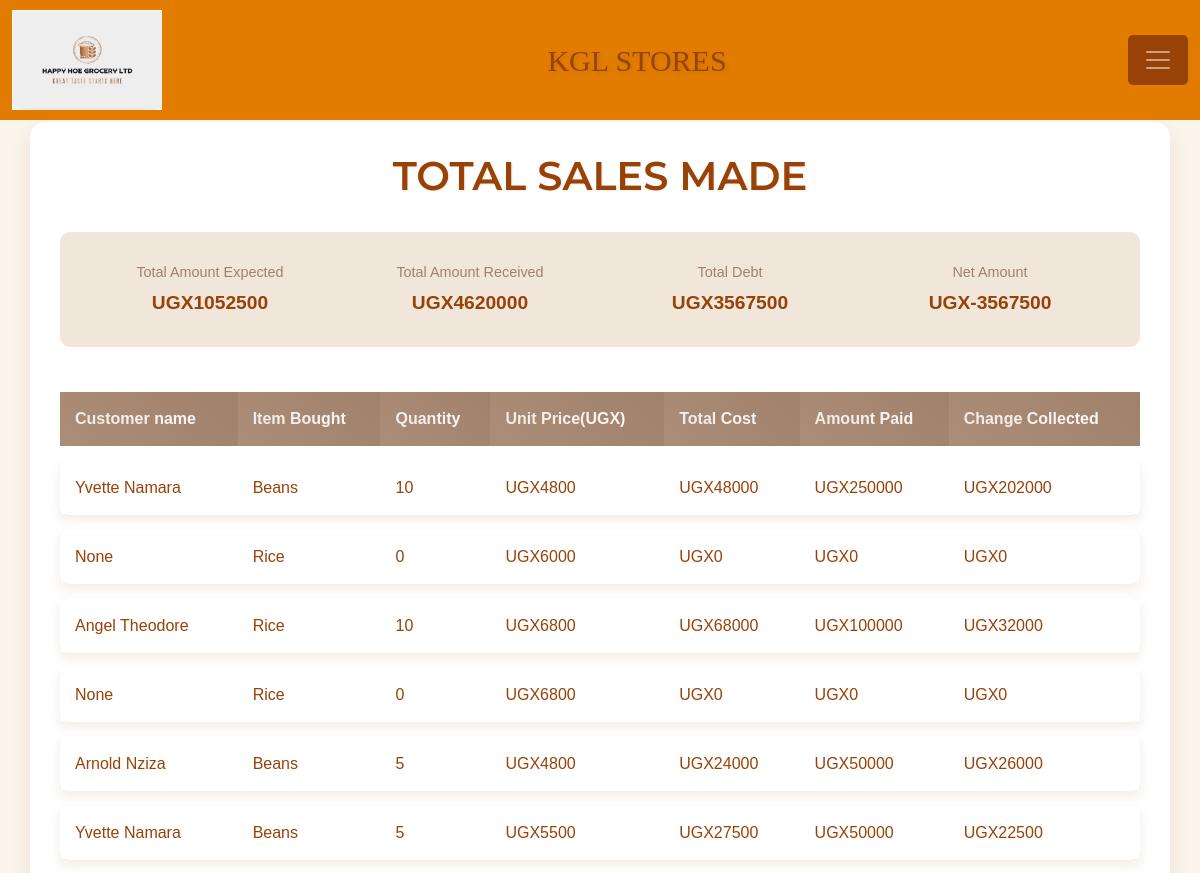
/all_sales/ (upper part), run on an earlier commit of the app's database.
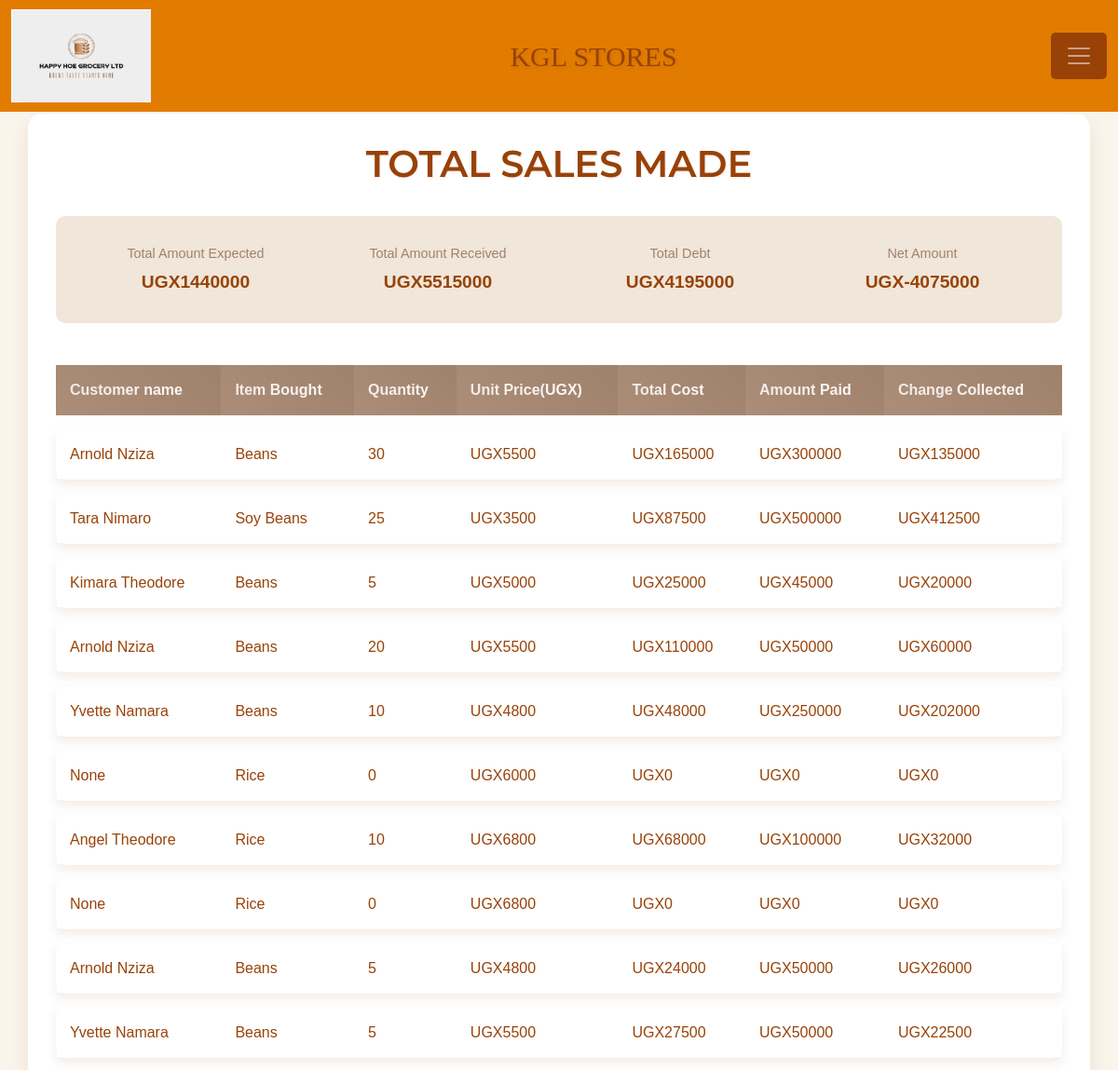
And on a later commit of the database.
### Grocery_app/models.py (models this page shows, shortened)
class Sale(models.Model):
    item = models.ForeignKey(Stockx,on_delete=models.CASCADE)
    quantity = models.IntegerField(default=0, null=False, blank=False)
    amount_received = models.IntegerField(default=0, null=False, blank=False)
    issued_to = models.CharField(max_length=50, null=True, blank=True)
    unit_price = models.IntegerField(default=0, null=True, blank=True)
    date_sold = models.DateTimeField(auto_now_add=True, null=True, blank=True)
    receipt_number = models.PositiveIntegerField(unique=True, blank=True, null=True)
    """modality = models.CharField(
        max_length=6,
        choices=SALE_MODALITY_CHOICES,
        default=CASH,
    )"""
    """def save(self, *args, **kwargs):
        if not self.receipt_number:
            last_sale = Sale.objects.all().order_by('id').last()
            self.receipt_number = (last_sale.receipt_number + 1) if last_sale else 1
        super(Sale, self).save(*args, **kwargs)"""
    def get_total(self):
        quantity = self.quantity if self.quantity is not None else 0
        unit_price = self.unit_price if self.unit_price is not None else 0
        total = quantity * unit_price
        return int(total)
    def get_change(self):
        amount_received = self.amount_received if self.amount_received is not None else 0
        total_price = self.get_total()
        change = amount_received - total_price
        return abs(int(change))

class Stockx(models.Model):
    item_name = models.CharField(max_length=50, null=True, blank=True)
    stock_type = models.CharField(max_length=50, null=True, blank=True)
    stock_source = models.CharField(max_length=50, null=True, blank=True)
    unit_cost = models.IntegerField(default=0, null=True, blank=True)
    unit_price = models.IntegerField(default=0, null=True, blank=True)
    total_quantity = models.IntegerField(default=0, null=True, blank=True)
    stock_branch = models.CharField(max_length=50, null=True, blank=True)
    stock_date = models.DateTimeField(auto_now_add=True, null=True, blank=True) #Automtically sets it when object is first recorded.
    stock_time = models.TimeField(auto_now_add=True, null=True, blank=True)
    stock_dealer = models.CharField(max_length=50, null=True, blank=True)
    stock_contact = models.IntegerField(default=0, null=True, blank=True)
    issued_quantity = models.IntegerField(default=0, null=True, blank=True)
    def __str__(self):
        return self.item_name

### Grocery_app/views.py (the view)
# urls.py: path('all_sales/', views.all_sales, name='all_sales'),
def all_sales(request):
    sales = Sale.objects.all().order_by('-id')
    total_expected = sum([items.get_total() or 0  for items in sales])
    total = sum([items.amount_received or 0 for items in sales])
    total_change = sum([items.get_change() or 0  for items in sales])
    net = total_expected - total
    return render(request, 'Grocery_app/all_sales.html', {'sales': sales, 'total': total, 'total_change': total_change, 'net': net, 'total_expected': total_expected})

### Grocery_app/templates/Grocery_app/all_sales.html (shortened to what this page needs)
{% extends 'Grocery_app/base.html'%}
{% block content%}
<div class="container">
    <h1 class="text-center">TOTAL SALES MADE</h1><br>
    <div class="highlight-card">
        <div class="highlight-item">
            <div class="highlight-label">Total Amount Expected</div>
            <div class="highlight-value">UGX{{total_expected}}</div>
        </div>
        <div class="highlight-item">
            <div class="highlight-label">Total Amount Received</div>
            <div class="highlight-value">UGX{{total}}</div>
        </div>
        <div class="highlight-item">
            <div class="highlight-label">Total Debt</div>
            <div class="highlight-value">UGX{{total_change}}</div>
        </div>
        <div class="highlight-item">
            <div class="highlight-label">Net Amount</div>
            <div class="highlight-value">UGX{{net}}</div>
        </div>
    </div>
    <table class="custom-table">
        <thead>
            <tr>
                <th>Customer name</th>
                <th>Item Bought</th>
                <th>Quantity</th>
                <th>Unit Price(UGX)</th>
                <th>Total Cost</th>
                <th>Amount Paid</th>
                <th>Change Collected</th>
            </tr>
        </thead>
        <tbody>
        {% for sale in sales %}
            <tr>
                <td>{{sale.issued_to | title}}</td>
                <td>{{sale.item | title}}</td>
                <td>{{sale.quantity}}</td>
                <td>UGX{{sale.unit_price}}</td>
                <td>UGX{{sale.get_total}}</td>
                <td>UGX{{sale.amount_received}}</td>
                <td>UGX{{sale.get_change}}</td>
            </tr>
        {% endfor %}
        </tbody>
    </table>
</div>
{% endblock%}

### Grocery_app/templates/Grocery_app/base.html (shortened to what this page needs)
{% load static %}
<!DOCTYPE html>
<html lang="en">
<head>
  <link rel="stylesheet" href="https://stackpath.bootstrapcdn.com/bootstrap/4.5.2/css/bootstrap.min.css"
>
  <link rel="stylesheet" href="{% static 'css/main.css' %}">
  <link rel="stylesheet" href="../../static/bootstrap-5.3.3-dist/css/bootstrap.css">
</head>
<body>
  <nav class="navbar navbar-dark bg-tertiary fixed-top">
    <div class="container-fluid">
      <img src="../../static/images/hhg_logo1.png" width="150px" height="100px" alt="logo">
      <a class="navbar-brand" href="#">KGL STORES</a>
      <button class="navbar-toggler" type="button" data-bs-toggle="offcanvas" data-bs-target="#offcanvasDarkNavbar" aria-controls="offcanvasDarkNavbar" aria-label="Toggle navigation">
        <span class="navbar-toggler-icon"></span>
      </button>
    </div>
  </nav><br><br><br>
  {% block content%}
  {% endblock%}
  <br>
</body><br><br>
</html>

### Grocery_app/static/css/main.css (style rules this page uses)
html,body { position: relative; overflow-x: hidden; background: url('/static/images/img6.jpg'); width: 100% !important; height: 100vh; display: table; position: relative; background-position: center; background-attachment: scroll; -o-background-size: cover; -moz-background-size: cover; -webkit-background-size: cover; background-size: cover; background-repeat: no-repeat; }
body { background-color: #fef3c7(0, 0%, 98%); font-family: 'raleway'; }
.navbar { background-color: #e27c00; }
.navbar-brand { font-size: 30px !important; color: #481a00; }

### Grocery_app/templates/Grocery_app/base.html (style rules this page uses)
body { background-color: rgb(235, 199, 149); color: #923f0e; font-family: Georgia, 'Times New Roman', Times, serif; }
.navbar { background-color: #e27c00 !important; padding: 10px 0; }
.navbar-brand { font-family: Georgia, 'Times New Roman', Times, serif; font-size: 2rem; color: #984208 !important; text-shadow: 2px 2px 4px rgba(0,0,0,0.1); transition: all 0.3s ease; }
.navbar-toggler { border: none; background-color: #984208; padding: 10px 15px; border-radius: 5px; transition: all 0.3s ease; }

### Grocery_app/templates/Grocery_app/all_sales.html (style rules this page uses)
body { background-color: #faf4eb; color: #984208; font-family: 'Arial', sans-serif; }
.container { background-color: #ffffff; padding: 30px; border-radius: 15px; box-shadow: 0 10px 20px rgba(152, 66, 8, 0.1); margin-top: 50px; }
h1 { font-family: 'Montserrat', sans-serif; font-weight: 600; color: #984208; text-shadow: 1px 1px 2px rgba(152, 66, 8, 0.1); }
.custom-table { width: 100%; border-collapse: separate; border-spacing: 0 15px; }
.custom-table thead th { background-color: #a0826c; color: #ffffff; padding: 15px; text-align: left; border: none; position: relative; overflow: hidden; }
.custom-table thead th:after { content: ''; position: absolute; top: 0; left: 0; width: 100%; height: 100%; background: linear-gradient(45deg, #c4a794, transparent); opacity: 0.3; }
.custom-table tbody tr { background-color: #fff; box-shadow: 0 5px 10px rgba(152, 66, 8, 0.1); transition: all 0.3s ease; }
.custom-table td { padding: 15px; border: none; color: #984208; }
.custom-table tbody tr td:first-child { border-top-left-radius: 10px; border-bottom-left-radius: 10px; }
.custom-table tbody tr td:last-child { border-top-right-radius: 10px; border-bottom-right-radius: 10px; }
.highlight-card { background-color: #f0e6d9; border-radius: 10px; padding: 20px; margin-bottom: 30px; display: flex; justify-content: space-between; flex-wrap: wrap; }
.highlight-item { text-align: center; flex: 1; min-width: 150px; margin: 10px; }
.highlight-label { font-size: 0.9em; color: #a0826c; margin-bottom: 5px; }
.highlight-value { font-size: 1.2em; font-weight: bold; color: #984208; }

What changed in the data, as far as the page shows it:
added Sale: issued_to "Arnold Nziza", item "Beans", quantity "30", unit_price "5500", get_total "165000", amount_received "300000", get_change "135000"
added Sale: issued_to "Tara Nimaro", item "Soy Beans", quantity "25", unit_price "3500", get_total "87500", amount_received "500000", get_change "412500"
added Sale: issued_to "Kimara Theodore", item "Beans", quantity "5", unit_price "5000", get_total "25000", amount_received "45000", get_change "20000"
added Sale: issued_to "Arnold Nziza", item "Beans", quantity "20", unit_price "5500", get_total "110000", amount_received "50000", get_change "60000"
Also different on the page:
{{ total_expected }}: "1052500" → "1440000"
{{ total }}: "4620000" → "5515000"
{{ total_change }}: "3567500" → "4195000"
{{ net }}: "-3567500" → "-4075000"
